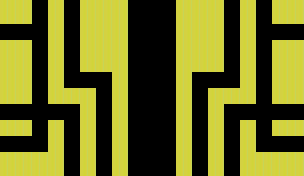

Tiled map render using the project's own tile images. Description and the whole map definition, tile-layer contents included, below:
An orthogonal 38x22 tile map with 8x8 px tiles, 2 tile layers (collision, visual).

<map version="1.0" orientation="orthogonal" renderorder="left-down" width="38" height="22" tilewidth="8" tileheight="8" nextobjectid="1">
 <tileset firstgid="1" name="blocks" tilewidth="8" tileheight="8" tilecount="8">
  <image source="blocks.jpg" width="64" height="8" />
 </tileset>
 <layer name="collision" width="38" height="22">
  <data encoding="csv">
7,7,7,7,0,0,7,7,0,0,7,7,7,7,7,7,0,0,0,0,0,0,7,7,7,7,7,7,0,0,7,7,0,0,7,7,7,7,
7,7,7,7,0,0,7,7,0,0,7,7,7,7,7,7,0,0,0,0,0,0,7,7,7,7,7,7,0,0,7,7,0,0,7,7,7,7,
7,7,7,7,0,0,7,7,0,0,7,7,7,7,7,7,0,0,0,0,0,0,7,7,7,7,7,7,0,0,7,7,0,0,7,7,7,7,
0,0,0,0,0,0,7,7,0,0,7,7,7,7,7,7,0,0,0,0,0,0,7,7,7,7,7,7,0,0,7,7,0,0,0,0,0,0,
0,0,0,0,0,0,7,7,0,0,7,7,7,7,7,7,0,0,0,0,0,0,7,7,7,7,7,7,0,0,7,7,0,0,0,0,0,0,
7,7,7,7,0,0,7,7,0,0,7,7,7,7,7,7,0,0,0,0,0,0,7,7,7,7,7,7,0,0,7,7,0,0,7,7,7,7,
7,7,7,7,0,0,7,7,0,0,7,7,7,7,7,7,0,0,0,0,0,0,7,7,7,7,7,7,0,0,7,7,0,0,7,7,7,7,
7,7,7,7,0,0,7,7,0,0,7,7,7,7,7,7,0,0,0,0,0,0,7,7,7,7,7,7,0,0,7,7,0,0,7,7,7,7,
7,7,7,7,0,0,7,7,0,0,7,7,7,7,7,7,0,0,0,0,0,0,7,7,7,7,7,7,0,0,7,7,0,0,7,7,7,7,
7,7,7,7,0,0,7,7,0,0,0,0,0,0,7,7,0,0,0,0,0,0,7,7,0,0,0,0,0,0,7,7,0,0,7,7,7,7,
7,7,7,7,0,0,7,7,0,0,0,0,0,0,7,7,0,0,0,0,0,0,7,7,0,0,0,0,0,0,7,7,0,0,7,7,7,7,
7,7,7,7,0,0,7,7,7,7,7,7,0,0,7,7,0,0,0,0,0,0,7,7,0,0,7,7,7,7,7,7,0,0,7,7,7,7,
7,7,7,7,0,0,7,7,7,7,7,7,0,0,7,7,0,0,0,0,0,0,7,7,0,0,7,7,7,7,7,7,0,0,7,7,7,7,
0,0,0,0,0,0,0,0,0,0,7,7,0,0,7,7,0,0,0,0,0,0,7,7,0,0,7,7,0,0,0,0,0,0,0,0,0,0,
0,0,0,0,0,0,0,0,0,0,7,7,0,0,7,7,0,0,0,0,0,0,7,7,0,0,7,7,0,0,0,0,0,0,0,0,0,0,
7,7,7,7,0,0,7,7,0,0,7,7,0,0,7,7,0,0,0,0,0,0,7,7,0,0,7,7,0,0,7,7,0,0,7,7,7,7,
7,7,7,7,0,0,7,7,0,0,7,7,0,0,7,7,0,0,0,0,0,0,7,7,0,0,7,7,0,0,7,7,0,0,7,7,7,7,
0,0,0,0,0,0,7,7,0,0,7,7,0,0,7,7,0,0,0,0,0,0,7,7,0,0,7,7,0,0,7,7,0,0,0,0,0,0,
0,0,0,0,0,0,7,7,0,0,7,7,0,0,7,7,0,0,0,0,0,0,7,7,0,0,7,7,0,0,7,7,0,0,0,0,0,0,
7,7,7,7,7,7,7,7,0,0,7,7,0,0,7,7,0,0,0,0,0,0,7,7,0,0,7,7,0,0,7,7,7,7,7,7,7,7,
7,7,7,7,7,7,7,7,0,0,7,7,0,0,7,7,0,0,0,0,0,0,7,7,0,0,7,7,0,0,7,7,7,7,7,7,7,7,
7,7,7,7,7,7,7,7,0,0,7,7,0,0,7,7,0,0,0,0,0,0,7,7,0,0,7,7,0,0,7,7,7,7,7,7,7,7
</data>
 </layer>
 <layer name="visual" width="38" height="22">
  <data encoding="csv">
1,1,1,1,0,0,1,1,0,0,1,1,1,1,1,1,0,0,0,0,0,0,1,1,1,1,1,1,0,0,1,1,0,0,1,1,1,1,
1,1,1,1,0,0,1,1,0,0,1,1,1,1,1,1,0,0,0,0,0,0,1,1,1,1,1,1,0,0,1,1,0,0,1,1,1,1,
1,1,1,1,0,0,1,1,0,0,1,1,1,1,1,1,0,0,0,0,0,0,1,1,1,1,1,1,0,0,1,1,0,0,1,1,1,1,
0,0,0,0,0,0,1,1,0,0,1,1,1,1,1,1,0,0,0,0,0,0,1,1,1,1,1,1,0,0,1,1,0,0,0,0,0,0,
0,0,0,0,0,0,1,1,0,0,1,1,1,1,1,1,0,0,0,0,0,0,1,1,1,1,1,1,0,0,1,1,0,0,0,0,0,0,
1,1,1,1,0,0,1,1,0,0,1,1,1,1,1,1,0,0,0,0,0,0,1,1,1,1,1,1,0,0,1,1,0,0,1,1,1,1,
1,1,1,1,0,0,1,1,0,0,1,1,1,1,1,1,0,0,0,0,0,0,1,1,1,1,1,1,0,0,1,1,0,0,1,1,1,1,
1,1,1,1,0,0,1,1,0,0,1,1,1,1,1,1,0,0,0,0,0,0,1,1,1,1,1,1,0,0,1,1,0,0,1,1,1,1,
1,1,1,1,0,0,1,1,0,0,1,1,1,1,1,1,0,0,0,0,0,0,1,1,1,1,1,1,0,0,1,1,0,0,1,1,1,1,
1,1,1,1,0,0,1,1,0,0,0,0,0,0,1,1,0,0,0,0,0,0,1,1,0,0,0,0,0,0,1,1,0,0,1,1,1,1,
1,1,1,1,0,0,1,1,0,0,0,0,0,0,1,1,0,0,0,0,0,0,1,1,0,0,0,0,0,0,1,1,0,0,1,1,1,1,
1,1,1,1,0,0,1,1,1,1,1,1,0,0,1,1,0,0,0,0,0,0,1,1,0,0,1,1,1,1,1,1,0,0,1,1,1,1,
1,1,1,1,0,0,1,1,1,1,1,1,0,0,1,1,0,0,0,0,0,0,1,1,0,0,1,1,1,1,1,1,0,0,1,1,1,1,
0,0,0,0,0,0,0,0,0,0,1,1,0,0,1,1,0,0,0,0,0,0,1,1,0,0,1,1,0,0,0,0,0,0,0,0,0,0,
0,0,0,0,0,0,0,0,0,0,1,1,0,0,1,1,0,0,0,0,0,0,1,1,0,0,1,1,0,0,0,0,0,0,0,0,0,0,
1,1,1,1,0,0,1,1,0,0,1,1,0,0,1,1,0,0,0,0,0,0,1,1,0,0,1,1,0,0,1,1,0,0,1,1,1,1,
1,1,1,1,0,0,1,1,0,0,1,1,0,0,1,1,0,0,0,0,0,0,1,1,0,0,1,1,0,0,1,1,0,0,1,1,1,1,
0,0,0,0,0,0,1,1,0,0,1,1,0,0,1,1,0,0,0,0,0,0,1,1,0,0,1,1,0,0,1,1,0,0,0,0,0,0,
0,0,0,0,0,0,1,1,0,0,1,1,0,0,1,1,0,0,0,0,0,0,1,1,0,0,1,1,0,0,1,1,0,0,0,0,0,0,
1,1,1,1,1,1,1,1,0,0,1,1,0,0,1,1,0,0,0,0,0,0,1,1,0,0,1,1,0,0,1,1,1,1,1,1,1,1,
1,1,1,1,1,1,1,1,0,0,1,1,0,0,1,1,0,0,0,0,0,0,1,1,0,0,1,1,0,0,1,1,1,1,1,1,1,1,
1,1,1,1,1,1,1,1,0,0,1,1,0,0,1,1,0,0,0,0,0,0,1,1,0,0,1,1,0,0,1,1,1,1,1,1,1,1
</data>
 </layer>
</map>
